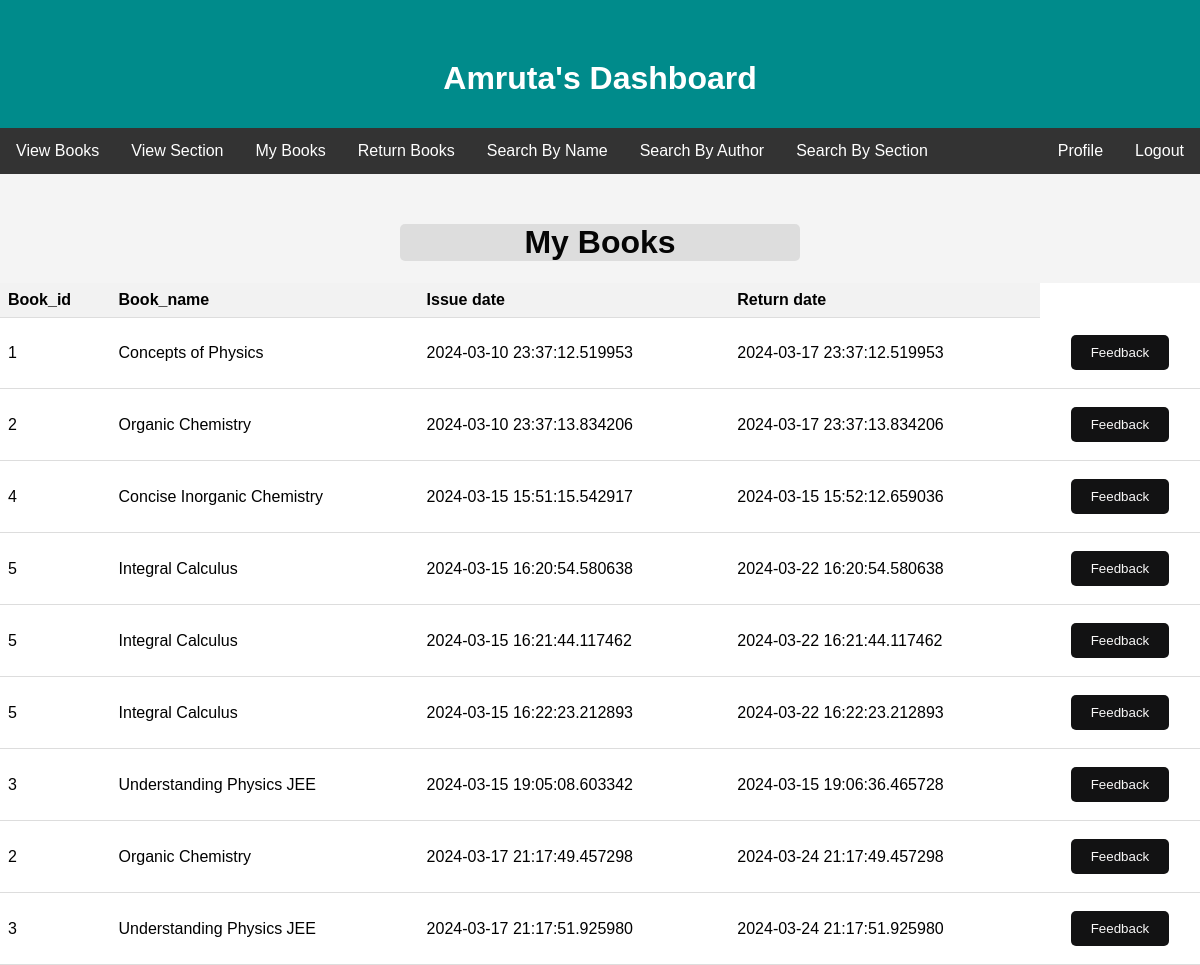
The page /MyBooks (signed in) on the database its author committed.
### application/models.py (models this page shows, shortened)
class UserRecord(db.Model):
    record_id = db.Column(db.Integer, primary_key=True, autoincrement=True)
    user_id = db.Column(db.Integer, db.ForeignKey('user.user_id'), nullable=False)
    book_id = db.Column(db.Integer, db.ForeignKey('book.book_id'), nullable=False)
    issue_date = db.Column(db.DateTime, nullable=False)
    return_date = db.Column(db.DateTime, nullable=False, default= issue_date + timedelta(days=7))

class Book(db.Model):
    book_id = db.Column(db.Integer, primary_key=True, autoincrement=True)
    name = db.Column(db.String(80), unique=True, nullable=False)
    section_name = db.Column(db.String(80), nullable=False)
    author_name = db.Column(db.String(80),  nullable=False)
    publisher_name = db.Column(db.String(80), nullable=False)
    description = db.Column(db.String(120), unique=True, nullable=False)
    date_created = db.Column(db.DateTime, nullable=False)
    price = db.Column(db.Integer, nullable=False)
    keywords = db.Column(db.String(80), unique=True, nullable=False)

### application/routes.py (the view)
@app.route('/MyBooks',methods=['GET','POST'])
def MyBooks():
    user_id = session.get('user')['user_id']
    if not session.get('user'):
        return redirect(url_for('login'))
    if session.get('user')['role'] != 'customer':
        return redirect(url_for('login'))
    Mybook_info = db.session.query(UserRecord,Book).join(Book,UserRecord.book_id==Book.book_id).filter(UserRecord.user_id==user_id).all()
    return render_template('MyBooks.html',records=Mybook_info)

### templates/MyBooks.html (shortened to what this page needs)
<!DOCTYPE html>
<html lang="en">
<head>
</head>
<body>
    <table>
        <header>
            <h1>{{session['user']['name']}}'s Dashboard</h1>
        </header>
        <nav>
            <a href="/Books">View Books</a>
            <a href="/view_section_user">View Section</a>
            <a href="/MyBooks">My Books</a>
            <a href="/return_book">Return Books</a>
            <a href="/search">Search By Name</a>
            <a href="/searchByAuthor">Search By Author</a>
            <a href="/searchBySection">Search By Section</a>
            <div style="float:right"><a href="/logout">Logout</a></div>
            <div style="float:right"><a href="/user_stats">Profile</a></div>
        </nav>
        <h1 class="heading">My Books</h1>
        <tr>
            <th>Book_id</th>
            <th>Book_name</th>
            <th>Issue date</th>
            <th>Return date</th>
        </tr>
        {% for record,book in records %}
        <tr>
            <td>{{record['book_id']}}</td>
            <td>{{book['name']}}</td>
            <td>{{record['issue_date']}}</td>
            <td>{{record['return_date']}}</td>
            <td><button><a href="{{url_for('feedback',user_id=record['user_id'],book_id=record['book_id'])}}">Feedback</button></td>
        </tr>
        {% endfor %}
    </table>
</body>
</html>

### rows shown on the page
UserRecord: book_id "1", name "Concepts of Physics", issue_date "2024-03-10 23:37:12.519953", return_date "2024-03-17 23:37:12.519953"
UserRecord: book_id "2", name "Organic Chemistry", issue_date "2024-03-10 23:37:13.834206", return_date "2024-03-17 23:37:13.834206"
UserRecord: book_id "4", name "Concise Inorganic Chemistry", issue_date "2024-03-15 15:51:15.542917", return_date "2024-03-15 15:52:12.659036"
UserRecord: book_id "5", name "Integral Calculus", issue_date "2024-03-15 16:20:54.580638", return_date "2024-03-22 16:20:54.580638"
UserRecord: book_id "5", name "Integral Calculus", issue_date "2024-03-15 16:21:44.117462", return_date "2024-03-22 16:21:44.117462"
UserRecord: book_id "5", name "Integral Calculus", issue_date "2024-03-15 16:22:23.212893", return_date "2024-03-22 16:22:23.212893"
UserRecord: book_id "3", name "Understanding Physics JEE", issue_date "2024-03-15 19:05:08.603342", return_date "2024-03-15 19:06:36.465728"
UserRecord: book_id "2", name "Organic Chemistry", issue_date "2024-03-17 21:17:49.457298", return_date "2024-03-24 21:17:49.457298"
UserRecord: book_id "3", name "Understanding Physics JEE", issue_date "2024-03-17 21:17:51.925980", return_date "2024-03-24 21:17:51.925980"

### other values the page prints
{{ session['user']['name'] }} "Amruta"
